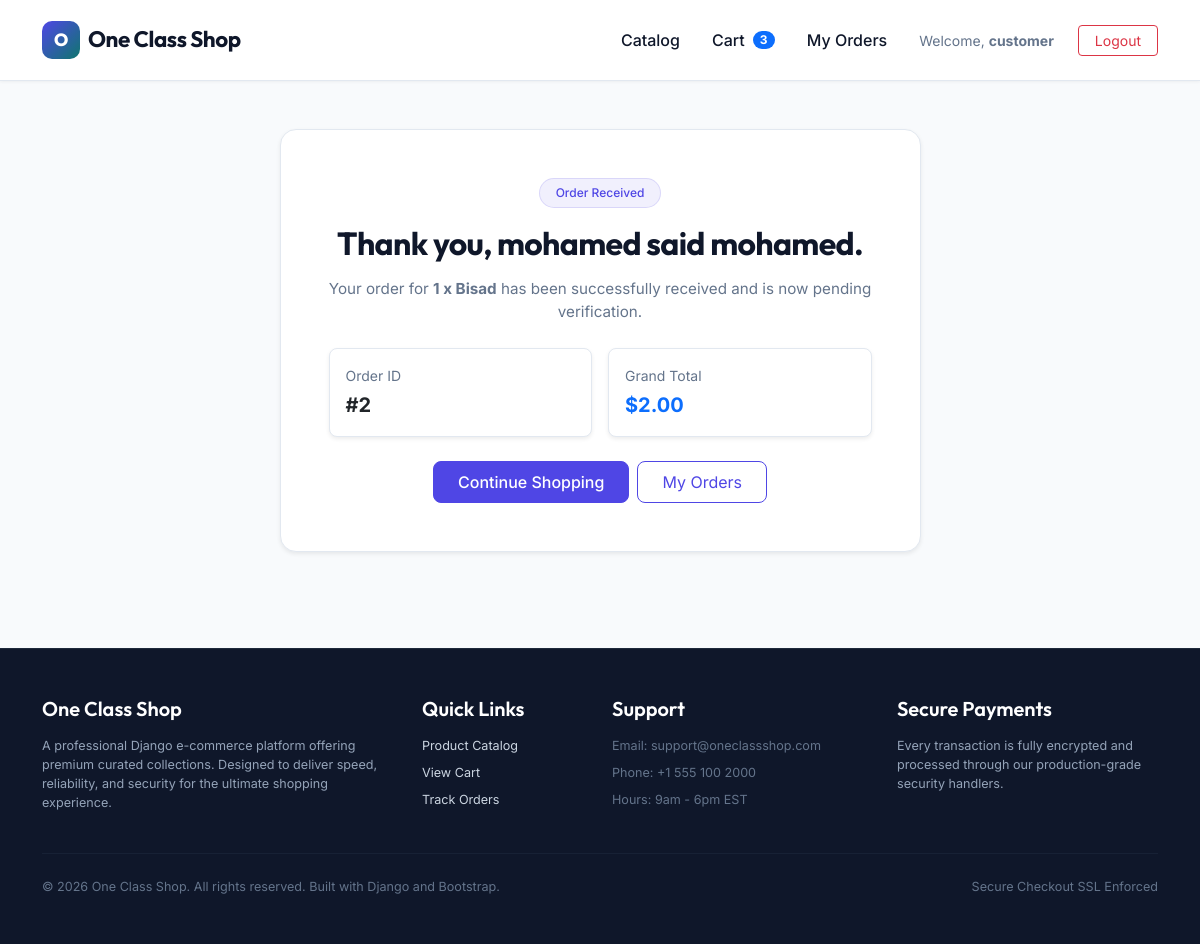
Screenshot of /order-success/2/ (signed in) with the database file from the repository.
### prouct/models.py (models this page shows, shortened)
class Cart(models.Model):
    user = models.OneToOneField(User, on_delete=models.CASCADE, related_name='cart', null=True, blank=True)
    created_at = models.DateTimeField(auto_now_add=True)
    updated_at = models.DateTimeField(auto_now=True)
    @property
    def total_items(self):
        return sum(item.quantity for item in self.items.all())

class CartItem(models.Model):
    cart = models.ForeignKey(Cart, on_delete=models.CASCADE, related_name='items')
    product = models.ForeignKey(Product, on_delete=models.CASCADE)
    quantity = models.PositiveIntegerField(default=1)

class Order(models.Model):
    STATUS_CHOICES = [
        ('Pending', 'Pending'),
        ('Processing', 'Processing'),
        ('Shipped', 'Shipped'),
        ('Delivered', 'Delivered'),
        ('Cancelled', 'Cancelled'),
    ]
    user = models.ForeignKey(User, on_delete=models.CASCADE, related_name='orders', null=True, blank=True)
    product = models.ForeignKey(Product, on_delete=models.CASCADE, related_name='orders', null=True, blank=True)
    full_name = models.CharField(max_length=150)
    email = models.EmailField()
    phone = models.CharField(max_length=30)
    address = models.TextField()
    city = models.CharField(max_length=100, null=True, blank=True)
    notes = models.TextField(null=True, blank=True)
    quantity = models.PositiveIntegerField(default=1)
    total_price = models.DecimalField(max_digits=10, decimal_places=2)
    status = models.CharField(max_length=20, choices=STATUS_CHOICES, default='Pending')
    created_at = models.DateTimeField(auto_now_add=True)

class Product(models.Model):
    product_id = models.AutoField(primary_key=True)
    name = models.CharField(max_length=100)
    price = models.FloatField()
    stock = models.IntegerField()
    description = models.TextField(null=True)
    image_url = models.JSONField(blank=True, default=list)
    class Meta:
        db_table = 'prouct_products'

### prouct/views.py (the view)
# urls.py: path('order-success/<int:order_id>/', order_success, name='order_success'),
def order_success(request, order_id):
    if request.user.is_authenticated:
        order = get_object_or_404(Order, id=order_id, user=request.user)
    else:
        order = get_object_or_404(Order, id=order_id)
    return render(request, 'order_success.html', {'order': order})

### prouct/context_processors.py (called while the page is built)
def cart_icon(request):
    from .utils import get_cart
    if request.path.startswith('/admin/'):
        return {}
    try:
        cart = get_cart(request)
        return {'cart': cart}
    except Exception:
        return {}

### prouct/utils.py (called while the page is built, shortened)
def get_cart(request):
    if request.user.is_authenticated:
        cart, created = Cart.objects.get_or_create(user=request.user)
        session_cart_id = request.session.get('cart_id')
        return cart

### prouct/templates/order_success.html (shortened to what this page needs)
{% extends 'base.html' %}
{% block content %}
<div class="row justify-content-center mb-5">
  <div class="col-lg-7">
    <div class="glass-card rounded-4 p-4 p-lg-5 text-center shadow-sm">
      <span class="badge badge-soft rounded-pill px-3 py-2 mb-3">Order Received</span>
      <h1 class="h2 fw-bold section-title mb-3" style="font-family: 'Outfit', sans-serif;">Thank you, {{ order.full_name }}.</h1>
      {% if order.product %}
        <p class="text-soft mb-4" style="font-size: 0.95rem;">Your order for <strong>{{ order.quantity }} x {{ order.product.name }}</strong> has been successfully received and is now pending verification.</p>
      {% endif %}
      <div class="row g-3 text-start mb-4">
        <div class="col-md-6">
          <div class="glass-card rounded-3 p-3 h-100 shadow-sm" style="border: 1px solid var(--panel-border);">
            <div class="text-soft small mb-1">Order ID</div>
            <div class="fw-bold fs-5 text-dark">#{{ order.id }}</div>
          </div>
        </div>
        <div class="col-md-6">
          <div class="glass-card rounded-3 p-3 h-100 shadow-sm" style="border: 1px solid var(--panel-border);">
            <div class="text-soft small mb-1">Grand Total</div>
            <div class="fw-bold fs-5 text-primary">${{ order.total_price }}</div>
          </div>
        </div>
      </div>
      <div class="d-flex gap-2 justify-content-center">
        <a href="{% url 'index' %}" class="btn btn-accent px-4 py-2 fs-6">Continue Shopping</a>
        {% if user.is_authenticated %}
          <a href="{% url 'my_orders' %}" class="btn btn-outline-primary px-4 py-2 fs-6">My Orders</a>
        {% endif %}
      </div>
    </div>
  </div>
</div>
{% endblock %}

### prouct/templates/base.html (shortened to what this page needs)
<!doctype html>
<html lang="en">
  <head>
    <link href="https://cdn.jsdelivr.net/npm/bootstrap@5.3.3/dist/css/bootstrap.min.css" rel="stylesheet">
  </head>
  <body>
    <nav class="navbar navbar-expand-lg nav-shell navbar-light sticky-top">
      <div class="container py-2">
        <a class="navbar-brand d-flex align-items-center gap-2 fw-bold" href="{% url 'index' %}" style="color: var(--text);">
          <span class="brand-mark">O</span>
          <span>One Class Shop</span>
        </a>
        <div class="collapse navbar-collapse" id="navbarNav">
          <ul class="navbar-nav ms-auto align-items-center gap-3 mt-3 mt-lg-0">
            <li class="nav-item">
              <a class="nav-link fw-medium" href="{% url 'index' %}" style="color: var(--text);">Catalog</a>
            </li>
            <li class="nav-item">
              <a class="nav-link fw-medium position-relative d-inline-flex align-items-center gap-2" href="{% url 'cart_detail' %}" style="color: var(--text);">
                Cart
                <span class="badge rounded-pill bg-primary badge-count" id="cart-badge">{{ cart.total_items|default:0 }}</span>
              </a>
            </li>
            {% if user.is_authenticated %}
              <li class="nav-item">
                <a class="nav-link fw-medium" href="{% url 'my_orders' %}" style="color: var(--text);">My Orders</a>
              </li>
              <li class="nav-item ms-lg-2">
                <span class="navbar-text me-2 small text-soft">Welcome, <strong>{{ user.username }}</strong></span>
              </li>
              <li class="nav-item">
                <a class="btn btn-outline-danger btn-sm px-3" href="{% url 'logout' %}">Logout</a>
              </li>
            {% endif %}
          </ul>
        </div>
      </div>
    </nav>
    <main class="py-4 py-lg-5">
      <div class="container">
        {% block content %}{% endblock %}
      </div>
    </main>
    <footer class="py-5 mt-auto">
      <div class="container">
        <div class="row g-4">
          <div class="col-lg-4 col-md-6">
            <h5 class="footer-title">One Class Shop</h5>
            <p class="small">A professional Django e-commerce platform offering premium curated collections. Designed to deliver speed, reliability, and security for the ultimate shopping experience.</p>
          </div>
          <div class="col-lg-2 col-md-6">
            <h5 class="footer-title">Quick Links</h5>
            <ul class="list-unstyled d-flex flex-column gap-2 small">
              <li><a href="{% url 'index' %}">Product Catalog</a></li>
              <li><a href="{% url 'cart_detail' %}">View Cart</a></li>
              {% if user.is_authenticated %}
                <li><a href="{% url 'my_orders' %}">Track Orders</a></li>
              {% endif %}
            </ul>
          </div>
          <div class="col-lg-3 col-md-6">
            <h5 class="footer-title">Support</h5>
            <ul class="list-unstyled d-flex flex-column gap-2 small">
              <li><span class="text-soft">Email: support@oneclassshop.com</span></li>
              <li><span class="text-soft">Phone: +1 555 100 2000</span></li>
              <li><span class="text-soft">Hours: 9am - 6pm EST</span></li>
            </ul>
          </div>
          <div class="col-lg-3 col-md-6">
            <h5 class="footer-title">Secure Payments</h5>
            <p class="small">Every transaction is fully encrypted and processed through our production-grade security handlers.</p>
          </div>
        </div>
        <hr class="my-4" style="border-color: #334155;">
        <div class="d-flex flex-wrap justify-content-between align-items-center gap-2">
          <span class="small text-soft">© 2026 One Class Shop. All rights reserved. Built with Django and Bootstrap.</span>
          <span class="small text-soft">Secure Checkout SSL Enforced</span>
        </div>
      </div>
    </footer>
  </body>
</html>

### prouct/templates/base.html (style rules this page uses)
:root { --primary: #4f46e5; --primary-dark: #4338ca; --secondary: #0f766e; --bg: #f8fafc; --panel: #ffffff; --panel-border: #e2e8f0; --text: #0f172a; --muted: #64748b; --accent: #4f46e5; }
body { font-family: 'Inter', sans-serif; background-color: var(--bg); color: var(--text); min-height: 100vh; display: flex; flex-direction: column; }
h1, h2, h3, h4, h5, h6, .navbar-brand, .section-title { font-family: 'Outfit', sans-serif; }
.navbar-brand { font-size: 1.4rem; letter-spacing: -0.02em; }
.nav-shell { background: rgba(255, 255, 255, 0.95); border-bottom: 1px solid var(--panel-border); backdrop-filter: blur(8px); box-shadow: 0 1px 3px 0 rgba(0, 0, 0, 0.05); }
.glass-card, .product-card { background: var(--panel); border: 1px solid var(--panel-border); border-radius: 16px; box-shadow: 0 4px 6px -1px rgba(0, 0, 0, 0.05), 0 2px 4px -1px rgba(0, 0, 0, 0.03); transition: transform 0.25s ease, box-shadow 0.25s ease; }
.text-soft { color: var(--muted); }
.brand-mark { width: 38px; height: 38px; border-radius: 10px; background: linear-gradient(135deg, var(--primary), var(--secondary)); display: inline-flex; align-items: center; justify-content: center; font-weight: 800; color: #fff; font-size: 1.1rem; }
.btn-accent { background: var(--primary); border: 1px solid var(--primary); color: white; font-weight: 500; border-radius: 8px; transition: all 0.2s ease; }
.btn-outline-primary { color: var(--primary); border-color: var(--primary); border-radius: 8px; }
.section-title { font-weight: 700; letter-spacing: -0.02em; color: var(--text); }
.badge-soft { background: rgba(79, 70, 229, 0.08); color: var(--primary); border: 1px solid rgba(79, 70, 229, 0.15); font-weight: 500; }
a { color: var(--primary); text-decoration: none; transition: color 0.15s ease; }
.badge-count { font-size: 0.75rem; padding: 0.25em 0.6em; }
main { flex: 1; }
footer { background-color: #0f172a; color: #94a3b8; border-top: 1px solid #1e293b; font-size: 0.9rem; }
footer a { color: #cbd5e1; }
footer .footer-title { color: #ffffff; font-weight: 600; margin-bottom: 1rem; }

### rows the page displays
Cart: total_items "3"
Order: full_name "mohamed said mohamed", quantity "1", product.name "Bisad", id "2", total_price "2.00"

### other values shown
{{ user.username }} "customer"
